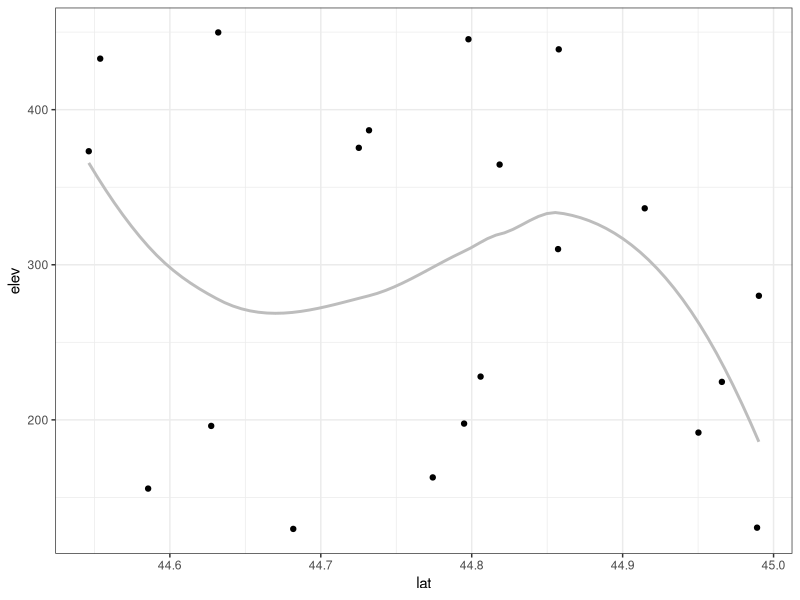
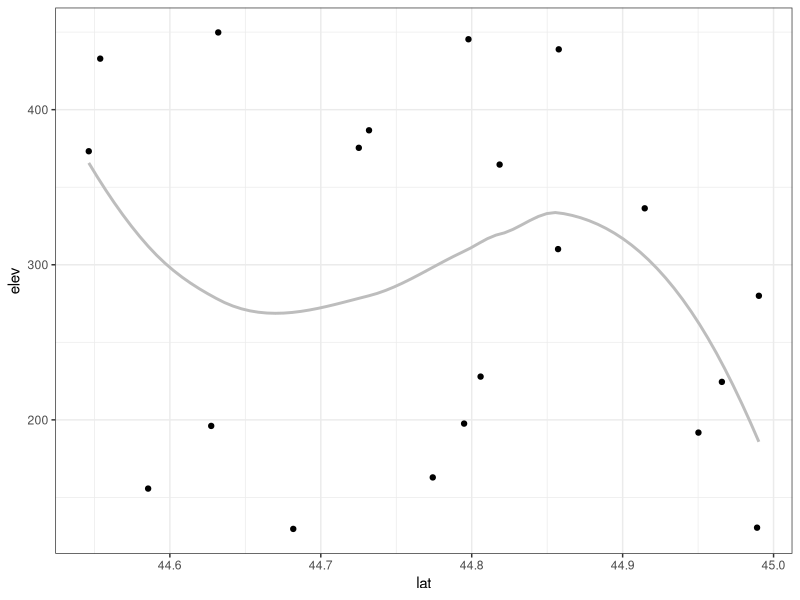
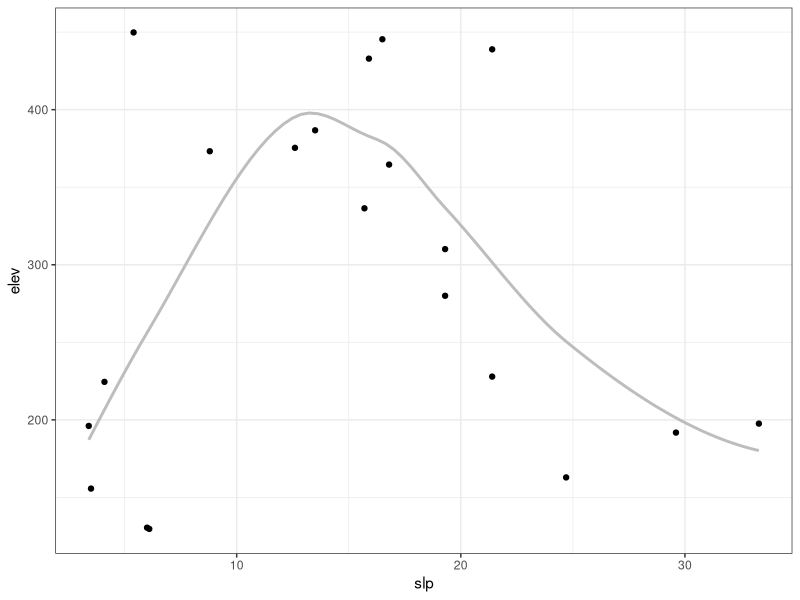
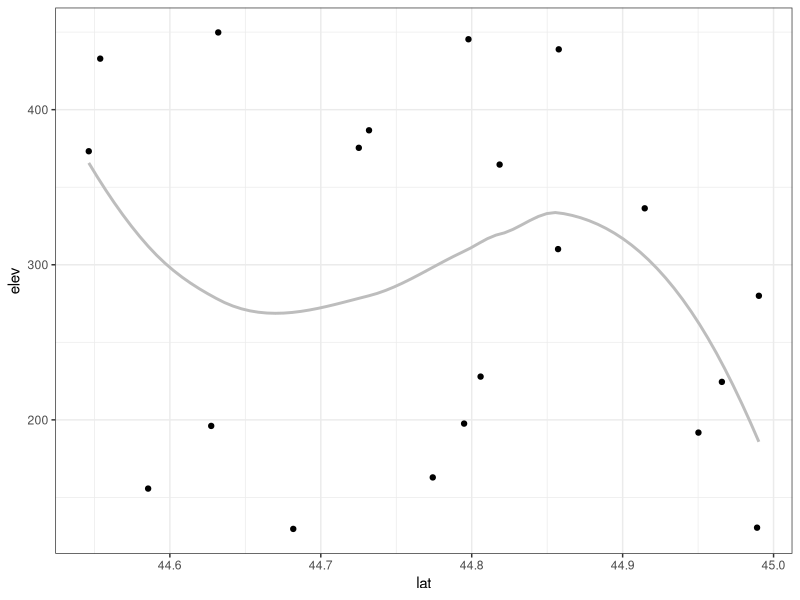
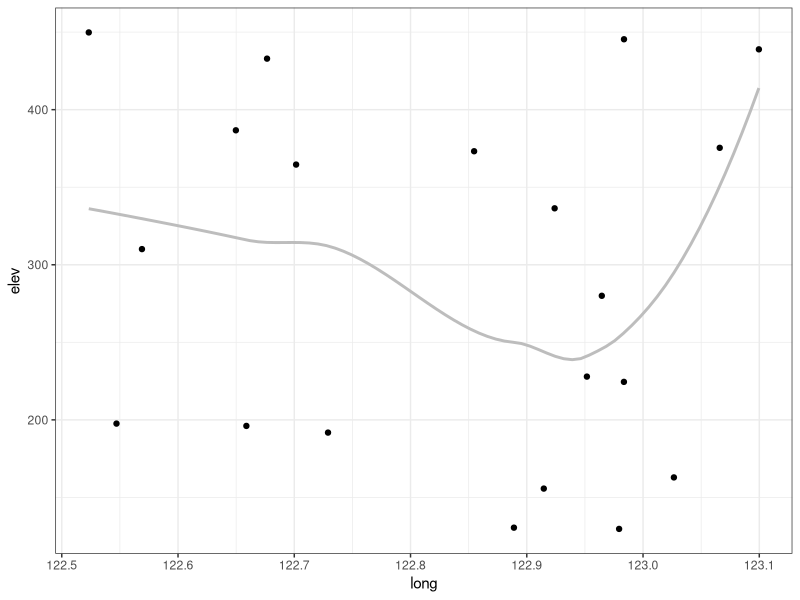
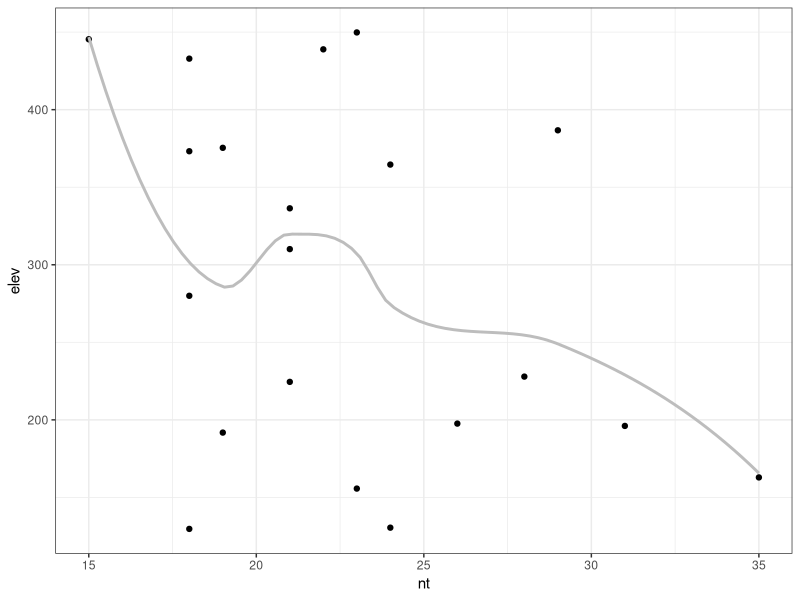
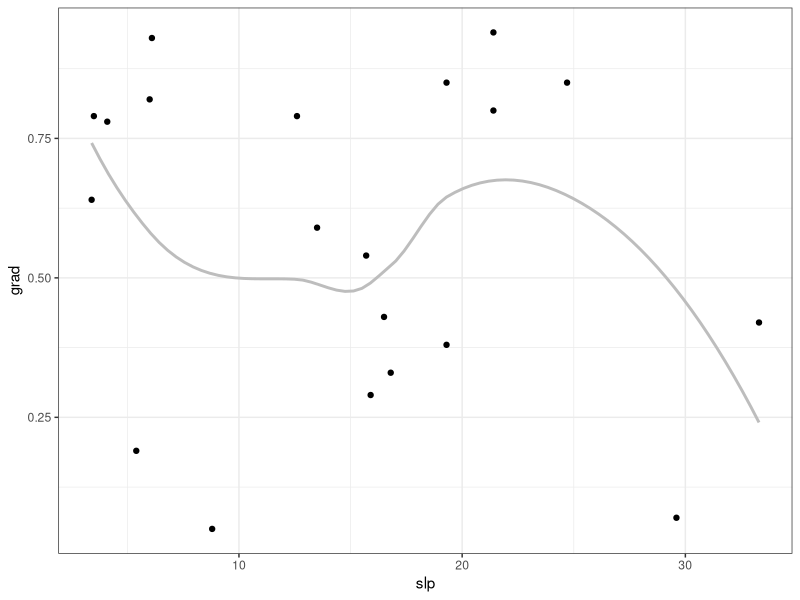
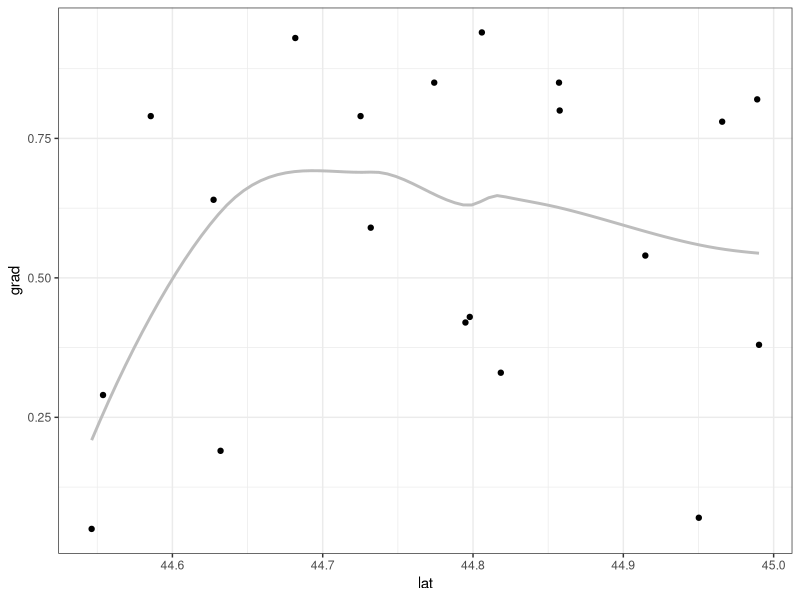

Source code (R) for these figures, in order:
## ---- chunk 1
knitr::opts_chunk$set(comment = "#")
## ---- chunk 2
library(ggplot2) # v. 3.0.0
library(purrr) # v. 0.2.5
## ---- chunk 3
set.seed(16)
dat = data.frame(elev = round( runif(20, 100, 500), 1),
                 resp = round( runif(20, 0, 10), 1),
                 grad = round( runif(20, 0, 1), 2),
                 slp = round( runif(20, 0, 35),1),
                 lat = runif(20, 44.5, 45),
                 long = runif(20, 122.5, 123.1),
                 nt = rpois(20, lambda = 25) )
head(dat)
## ---- chunk 4
response = names(dat)[1:3]
expl = names(dat)[4:7]
## ---- chunk 5
response = set_names(response)
response
## ---- chunk 6
expl = set_names(expl)
expl
## ---- chunk 7
scatter_fun = function(x, y) {
     ggplot(dat, aes_string(x = x, y = y) ) +
          geom_point() +
          geom_smooth(method = "loess", se = FALSE, color = "grey74") +
          theme_bw()
}
## ---- chunk 8
scatter_fun("lat", "elev")
## ---- chunk 9
scatter_fun2 = function(x, y) {
     ggplot(dat, aes(x = !!sym(x), y = !!sym(y) ) ) +
          geom_point() +
          geom_smooth(method = "loess", se = FALSE, color = "grey74") +
          theme_bw()
}

scatter_fun2("lat", "elev")
## ---- chunk 10
elev_plots = map(expl, ~scatter_fun(.x, "elev") )
## ---- chunk 11
elev_plots
## ---- chunk 12
all_plots = map(response,
                ~map(expl, scatter_fun, y = .x) )
## ---- chunk 13
all_plots$grad[1:2]
## ---- chunk 14
all_plots$grad$long
## ---- chunk 15
all_plots[[3]][[3]]
## ---- chunk 16
plotnames = imap(all_plots, ~paste0(.y, "_", names(.x), ".png")) %>%
     flatten()
plotnames
## ---- chunk 17
cowplot::plot_grid(plotlist = all_plots[[1]])
## ---- chunk 18
response_plots = map(all_plots, ~cowplot::plot_grid(plotlist = .x))
response_plots
